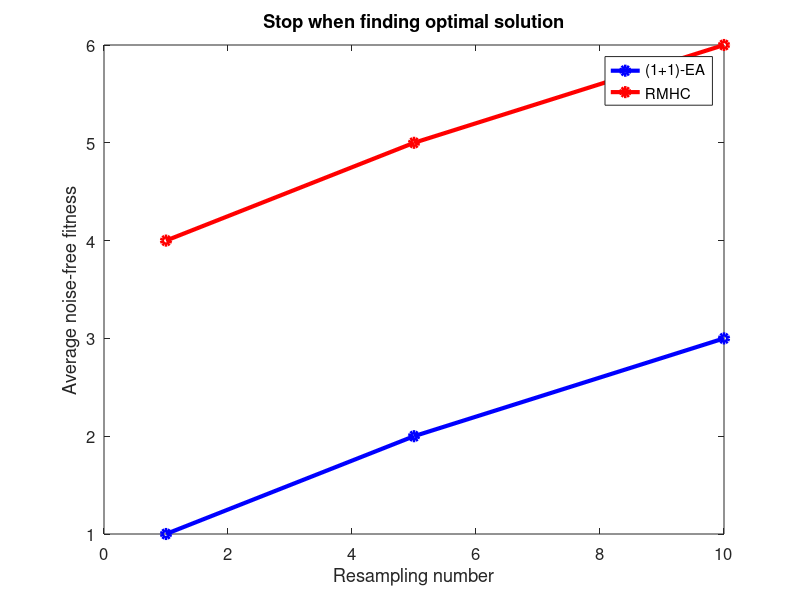

The MATLAB script that drew this image:
r=[1 5 10]
res1=[1 2 3]
res2=[4 5 6]
figure


plot(r,res1,'bo-','LineWidth',3);
hold on

plot(r,res2,'ro-','LineWidth',3);

xlabel('Resampling number','FontSize',14);
ylabel('Average noise-free fitness','FontSize',14);
legend('(1+1)-EA','RMHC')
title('Stop when finding optimal solution','FontSize',14);
set(gca,'FontSize',12);
print('pix/simpleAstroide','-dpng')
